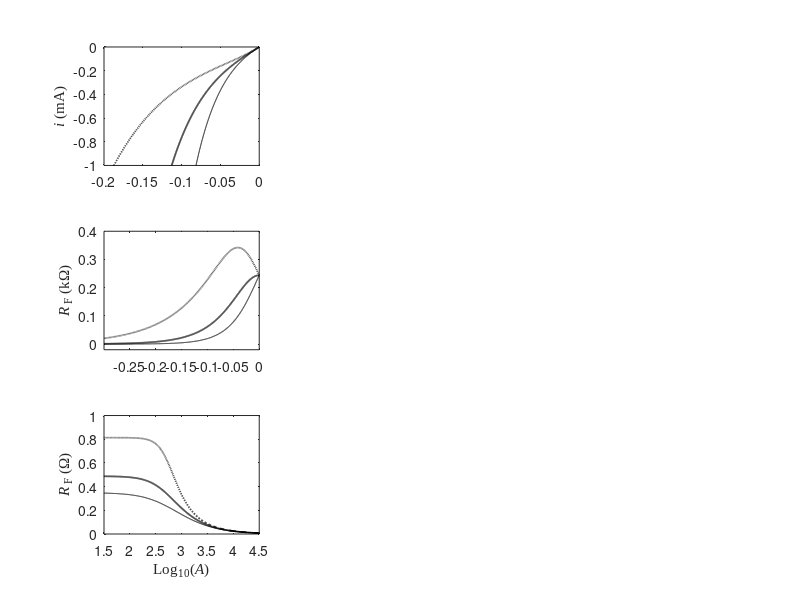

MATLAB code for this plot:
function figure5

beta=[0.3 0.5 0.7];
jo=1e-4;%A/cm2%
f=96485/8.314/283;

eta=(-0.3:0.0001:0)';% V
E=f*eta; 

cathode1=-jo*exp(-(1-beta(1))*E);%by convension cathodic current is negative
anode1=jo*exp(beta(1)*E);%by convension anodic current is positive

cathode2=-jo*exp(-(1-beta(2))*E);%by convension cathodic current is negative
anode2=jo*exp(beta(2)*E);%


cathode3=-jo*exp(-(1-beta(3))*E);%by convension cathodic current is negative
anode3=jo*exp(beta(3)*E);%


currd1=anode1+cathode1;%A/cm2
dr1=diff(currd1)./diff(eta);
dr1=1./dr1;

currd2=anode2+cathode2;
dr2=diff(currd2)./diff(eta);
dr2=1./dr2;

currd3=anode3+cathode3;
dr3=diff(currd3)./diff(eta);
dr3=1./dr3;



data_i=[currd1 currd2 currd3];
datar=[dr1 dr2 dr3];

fc=16;
wd=0.01;
nl=3;

h=subplot(3,3,1);

hp=get(h,'position');
hp(4)=hp(4)-wd;
set(h,'position',hp, 'fontsize',fc)

fct=1000;
g=plot(eta,currd1*fct,'-k',eta,currd2*fct,'-k',eta,currd3*fct,'--k');
%xlabel('\it\eta');
ylabel('\iti \rm(mA)','fontname','times new roman');
set(g(2:3),'linewidth',1.2)
xlim([-0.2 0])
ylim([-1 0])
%axis square


iset=-0.1;
ndata=0;

for n=1:3
    
for k=1:length(datar)
    if data_i(k,n) < 0
        ndata=ndata+1;
   A(ndata,n)=iset./data_i(k,n);
   R(ndata,n)=datar(k,n)/A(ndata,n);
    end
end

end


h=subplot(3,3,4);

hp=get(h,'position');
hp(4)=hp(4)-wd;
set(h,'position',hp,'fontsize',fc)

set(h,'fontsize',fc)
g=plot(eta(1:end-1),dr1/1000,'-k',eta(1:end-1),dr2/1000,'-k',eta(1:end-1),dr3/1000,'--k');
set(g(2:3),'linewidth',1.2)
xlim([-0.3 0])
ylim([-0.02 0.4])
ylabel('\itR \rm_F (k\Omega)','fontname','times new roman')
%xlabel('\it\eta')
%axis square


h=subplot(3,3,7);

hp=get(h,'position');
hp(4)=hp(4)-wd;
set(h,'position',hp,'fontsize',fc)

g=plot(log10(A(:,1)),R(:,1),'-k',log10(A(:,2)),R(:,2),'-k',log10(A(:,3)),R(:,3),'--k');

set(g(2:3),'linewidth',1.2)
xlim([1.5 4.5])
ylim([0 1])
xlabel('Log_1_0\rm(\itA\rm)','fontname','times new roman');
ylabel('\itR \rm_F (\Omega)','fontname','times new roman');
%axis square

print -r300 figure5.tiff


